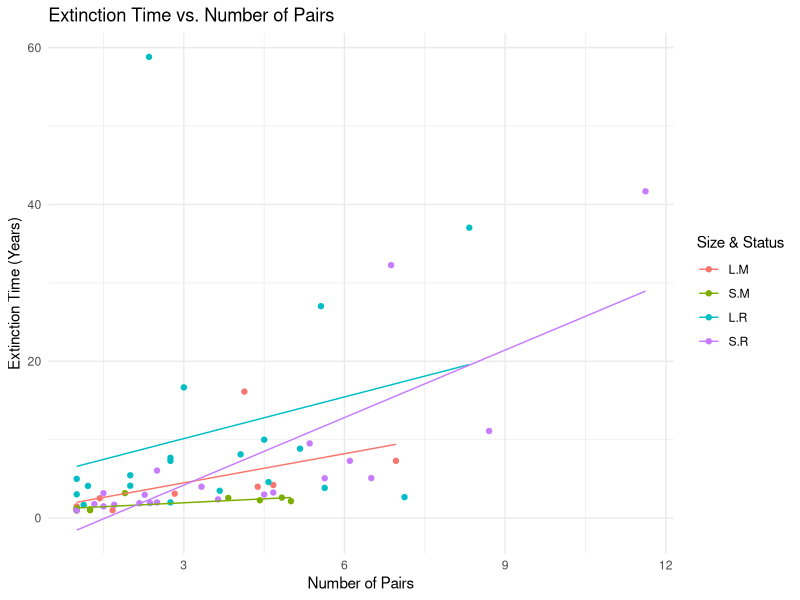
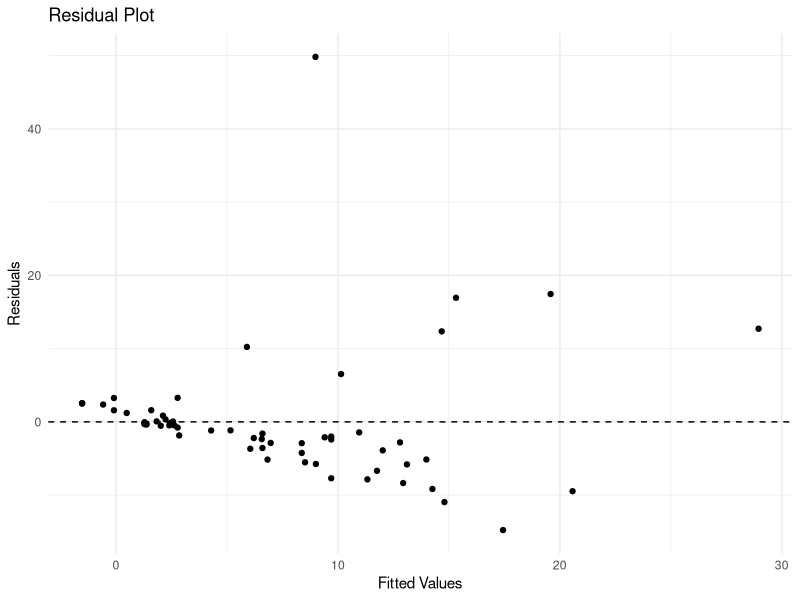
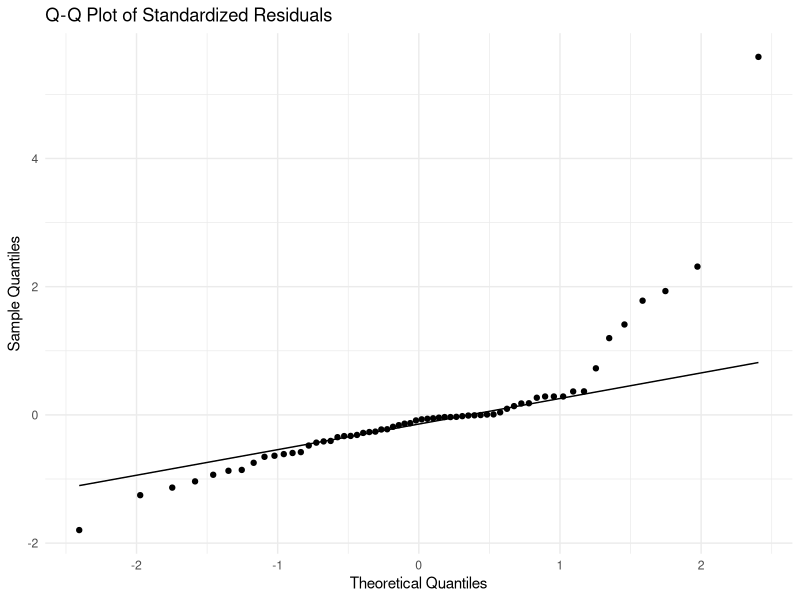
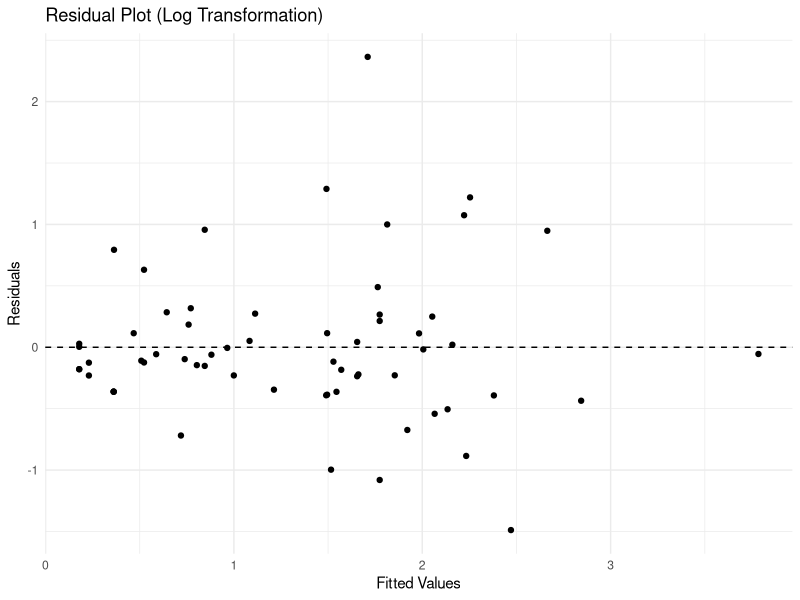
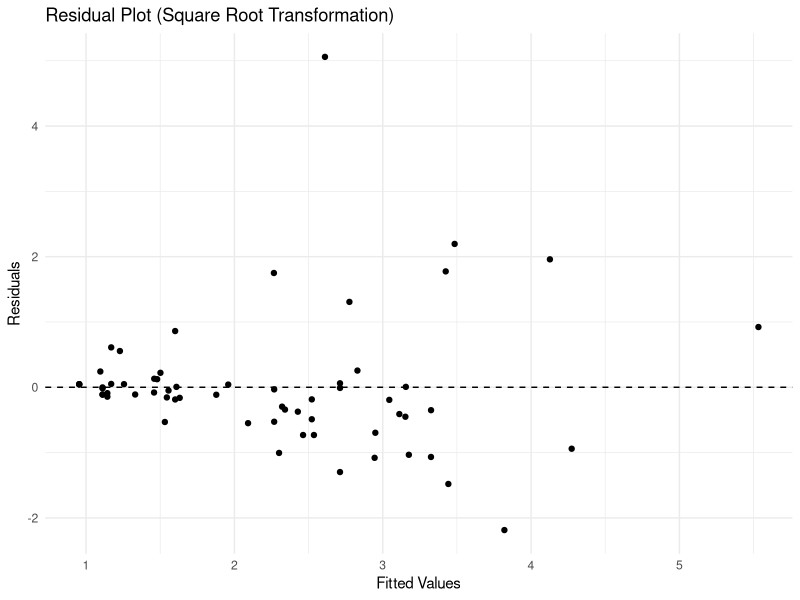
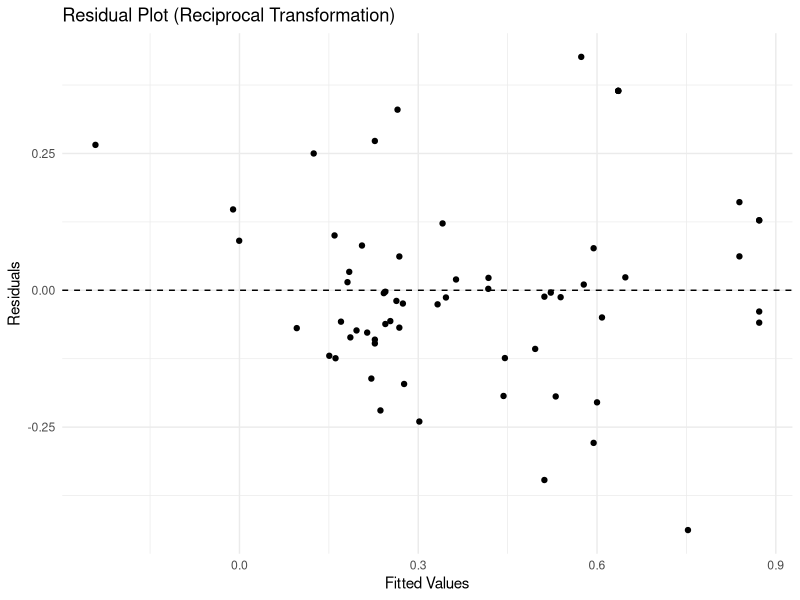
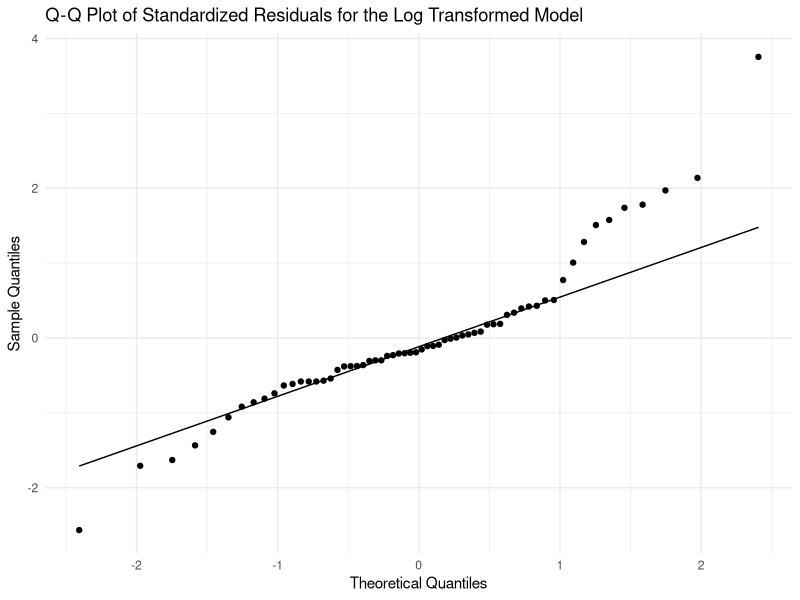
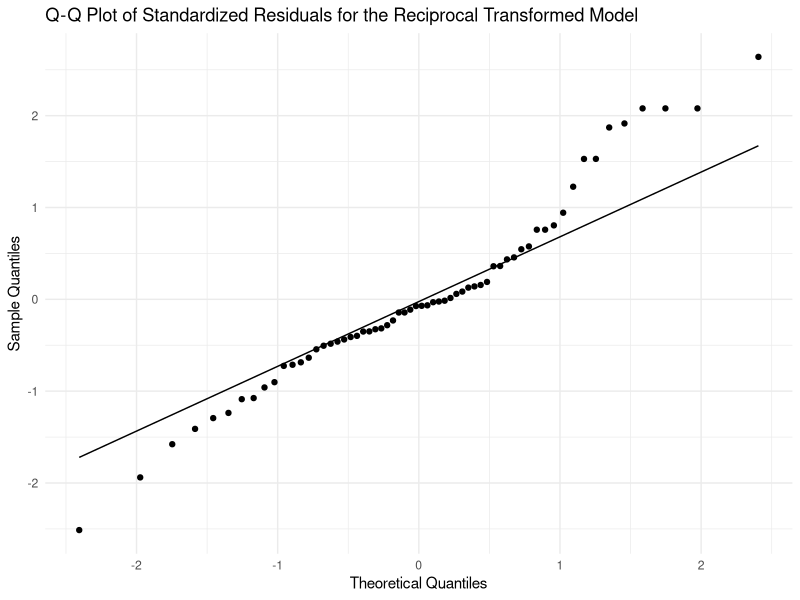

R code for these plots, in order:
## ---- chunk 1
library(ggplot2)
library(dplyr)
library(tidyr)
## ---- chunk 2
# Load the dataset
bird_data <- read.csv("data.csv")

# Fit the full model
full_model <- lm(Time ~ Pairs * Size * Status, data = bird_data)

# Display the summary of the model
summary(full_model)
## ---- chunk 3
# Add the fitted values to the dataset
bird_data$fitted_values <- fitted(full_model)

# Plot the data with fitted lines
ggplot(bird_data, aes(x = Pairs, y = Time, color = interaction(Size, Status))) +
  geom_point() +
  geom_line(aes(y = fitted_values)) +
  labs(title = "Extinction Time vs. Number of Pairs",
       x = "Number of Pairs",
       y = "Extinction Time (Years)",
       color = "Size & Status") +
  theme_minimal()
## ---- chunk 4
# Calculate residuals
bird_data$residuals <- residuals(full_model)

# Create a residual plot
ggplot(bird_data, aes(x = fitted_values, y = residuals)) +
  geom_point() +
  geom_hline(yintercept = 0, linetype = "dashed") +
  labs(title = "Residual Plot",
       x = "Fitted Values",
       y = "Residuals") +
  theme_minimal()
## ---- chunk 5
# Calculate standardized residuals
bird_data$std_residuals <- rstandard(full_model)

# Create Q-Q plot
ggplot(bird_data, aes(sample = std_residuals)) +
  stat_qq() +
  stat_qq_line() +
  labs(title = "Q-Q Plot of Standardized Residuals",
       x = "Theoretical Quantiles",
       y = "Sample Quantiles") +
  theme_minimal()
## ---- chunk 6
# Fit the full model with log transformation
log_model <- lm(log(Time) ~ Pairs * Size * Status, data = bird_data)

# Fit the full model with square root transformation
sqrt_model <- lm(sqrt(Time) ~ Pairs * Size * Status, data = bird_data)

# Fit the full model with reciprocal transformation
reciprocal_model <- lm(I(1 / Time) ~ Pairs * Size * Status, data = bird_data)

# Calculate residuals
bird_data$log_residuals <- residuals(log_model)
bird_data$sqrt_residuals <- residuals(sqrt_model)
bird_data$reciprocal_residuals <- residuals(reciprocal_model)
## ---- chunk 7
# Log transformation residual plot
ggplot(bird_data, aes(x = fitted(log_model), y = log_residuals)) +
  geom_point() +
  geom_hline(yintercept = 0, linetype = "dashed") +
  labs(title = "Residual Plot (Log Transformation)",
       x = "Fitted Values",
       y = "Residuals") +
  theme_minimal()
## ---- chunk 8
# Square root transformation residual plot
ggplot(bird_data, aes(x = fitted(sqrt_model), y = sqrt_residuals)) +
  geom_point() +
  geom_hline(yintercept = 0, linetype = "dashed") +
  labs(title = "Residual Plot (Square Root Transformation)",
       x = "Fitted Values",
       y = "Residuals") +
  theme_minimal()
## ---- chunk 9
# Log transformation residual plot
ggplot(bird_data, aes(x = fitted(reciprocal_model), y = reciprocal_residuals)) +
  geom_point() +
  geom_hline(yintercept = 0, linetype = "dashed") +
  labs(title = "Residual Plot (Reciprocal Transformation)",
       x = "Fitted Values",
       y = "Residuals") +
  theme_minimal()
## ---- chunk 10
# Calculate standardized residuals
bird_data$std_log_residuals <- rstandard(log_model)
bird_data$std_reciprocal_residuals <- rstandard(reciprocal_model)
## ---- chunk 11
# Create Q-Q plot for the Log Model
ggplot(bird_data, aes(sample = std_log_residuals)) +
  stat_qq() +
  stat_qq_line() +
  labs(title = "Q-Q Plot of Standardized Residuals for the Log Transformed Model",
       x = "Theoretical Quantiles",
       y = "Sample Quantiles") +
  theme_minimal()
## ---- chunk 12
# Create Q-Q plot for the Reciprocal Model
ggplot(bird_data, aes(sample = std_reciprocal_residuals)) +
  stat_qq() +
  stat_qq_line() +
  labs(title = "Q-Q Plot of Standardized Residuals for the Reciprocal Transformed Model",
       x = "Theoretical Quantiles",
       y = "Sample Quantiles") +
  theme_minimal()
## ---- chunk 13
# Create a new variable for log-transformed time
bird_data$log_time <- log(bird_data$Time)

# Create scatterplots for each combination of size and migratory status
ggplot(bird_data, aes(x = Pairs, y = log_time, color = Status)) +
  geom_point() +
  facet_wrap(~ Size) +
  labs(title = "Scatterplots of Log(Time) vs. Pairs",
       x = "Pairs",
       y = "Log(Time)") +
  theme_minimal()
## ---- chunk 14
# Create a new variable for log-transformed time
bird_data$log_pairs <- log(bird_data$Pairs)

# Create scatterplots for each combination of size and migratory status
ggplot(bird_data, aes(x = log_pairs, y = log_time, color = Status)) +
  geom_point() +
  facet_wrap(~ Size) +
  labs(title = "Scatterplots of Log(Time) vs. Log(Pairs)",
       x = "Log(Pairs)",
       y = "Log(Time)") +
  theme_minimal()
## ---- chunk 15
summary(log_model)
## ---- chunk 16
# Fit the nested models
model1 <- lm(log(Time) ~ Pairs, data = bird_data)
model2 <- lm(log(Time) ~ Pairs + Size, data = bird_data)
model3 <- lm(log(Time) ~ Pairs + Size + Status, data = bird_data)
model4 <- lm(log(Time) ~ Pairs * Size + Status, data = bird_data)
model5 <- lm(log(Time) ~ Pairs * Size * Status, data = bird_data)

# Perform an ANOVA to compare the nested models
anova(model1, model2, model3, model4, model5)
## ---- chunk 17
# Reduced Model
reduced_model <- lm(log(Time) ~ Pairs + Size + Status, data = bird_data)

# Summary of the reduced model
summary(reduced_model)
## ---- chunk 18
# Add the fitted values to the dataset
bird_data$reduced_fitted_values <- fitted(reduced_model)

# Plot the data with fitted lines
ggplot(bird_data, aes(x = Pairs, y = Time, color = interaction(Size, Status))) +
  geom_point() +
  geom_line(aes(y = reduced_fitted_values)) +
  labs(title = "Extinction Time vs. Number of Pairs",
       x = "Number of Pairs",
       y = "Natural logarithm of Extinction Time (Years)",
       color = "Size & Status") +
  theme_minimal()
